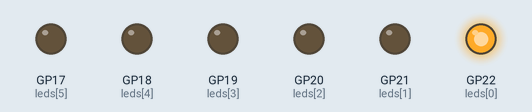
Bench run of a program on a simulated Raspberry Pi Pico running MicroPython. On the bench: output pins drawn as LEDs (lit = HIGH).

Above: at 0.05 s.
At 0.35 s:
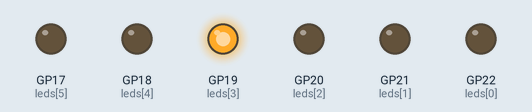
At 0.95 s:
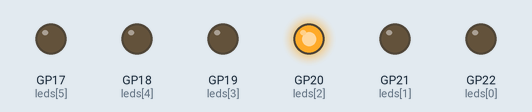
At 1.35 s:
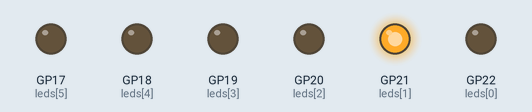
At 1.8 s:
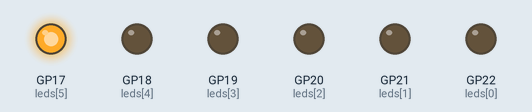
At 2.85 s:
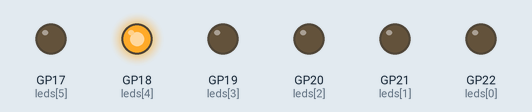
Timing chart, 0 to 3.1 s (numbered marks = the images above):
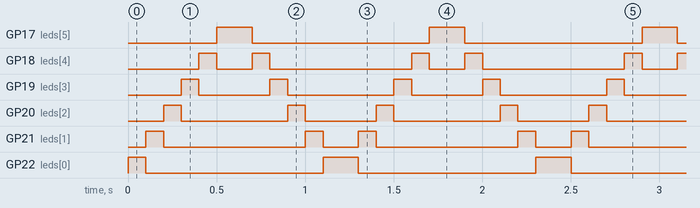

Measured:
- by itself, GP17 (leds[5]): alternates HIGH for 0.20 s and LOW for 1.0 s
- by itself, GP18 (leds[4]): repeats every 1.2 s: LOW 0.20 s, HIGH 0.10 s, LOW 0.80 s, HIGH 0.10 s
- by itself, GP19 (leds[3]): repeats every 1.2 s: LOW 0.40 s, HIGH 0.10 s, LOW 0.60 s, HIGH 0.10 s
- by itself, GP20 (leds[2]): repeats every 1.2 s: LOW 0.60 s, HIGH 0.10 s, LOW 0.40 s, HIGH 0.10 s
- by itself, GP21 (leds[1]): repeats every 1.2 s: LOW 0.80 s, HIGH 0.10 s, LOW 0.20 s, HIGH 0.10 s
- by itself, GP22 (leds[0]): repeats every 1.2 s: LOW 1.0 s, HIGH 0.20 s

The program:

Clase_1.2__Luces_de_Polic_a_.py
```python
# Importar las librerías necesarias
from machine import Pin # Importamos la librería machine
import time # Importamos la librería time, la cual contiene la función sleep que usaremos
#para controlar el tiempo de encendido y apagado de los LED

# Definir una lista de pines para los LED
leds = [Pin(i, Pin.OUT) for i in (22, 21, 20, 19, 18, 17)] # Creamos una lista con los pines que usaremos para los LED

def secuencia_policia(leds):
    """
    Simula una secuencia de luces de policía.
    :param leds: Lista de objetos Pin para los LED.
    """
    while True:
        for led in leds:
            led.on()
            time.sleep(0.1)
            led.off()
        for led in leds[::-1]:
            led.on()
            time.sleep(0.1)
            led.off()

# Ejecutar la función secuencia_policia
secuencia_policia(leds)# Llamamos a la función secuencia_policia y le pasamos la lista de LED
#como argumento. La función será ejecutada y los LED comenzarán a parpadear en una secuencia
#de luces de policía.
```
